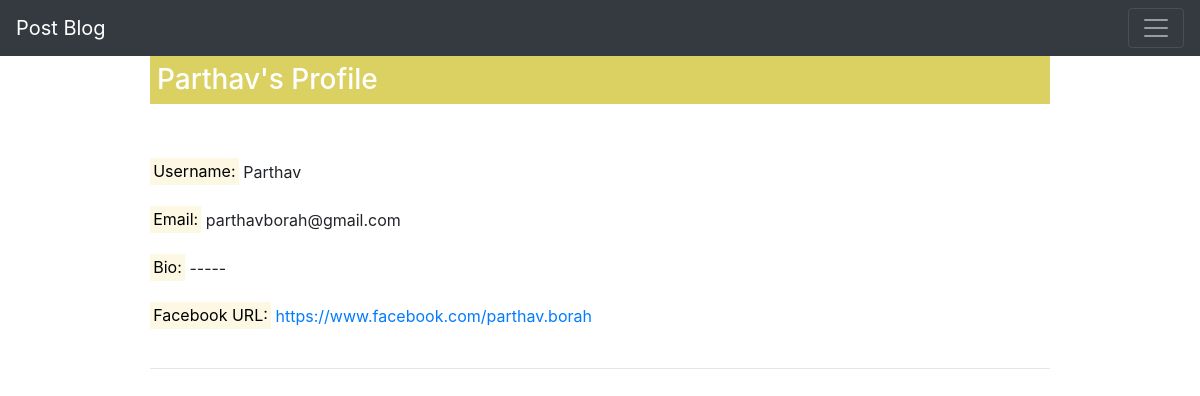
Screenshot of /index/profile/Parthav (signed in) with the database file from the repository.
### register.py (models this page shows, shortened)
class reg(dbreg.Model, UserMixin):
	id=dbreg.Column(dbreg.Integer, primary_key=True)
	username=dbreg.Column(dbreg.String(50), nullable=False)
	email=dbreg.Column(dbreg.String(40), nullable=False)
	password=dbreg.Column(dbreg.String(100), nullable=False)
	fburl=dbreg.Column(dbreg.String(30), nullable=True)
	secques=dbreg.Column(dbreg.String(30), nullable=True)
	bio=dbreg.Column(dbreg.String(30), nullable=True)
	profilepic=dbreg.Column(dbreg.String(30), nullable=True)
	date=dbreg.Column(dbreg.DateTime, nullable=False, default=datetime.utcnow)

### register.py (the view)
@app.route('/index/profile/<string:usrname>')
def profile(usrname):
	if current_user.is_authenticated:
		data=reg.query.filter_by(username=usrname).all()
		return render_template('profile.html', datas=data)
	else:
		return redirect(url_for('index'))

### register.py (called while the page is built)
@login_manager.user_loader
def load_user(id):
	return reg.query.get(id)

### templates/profile.html (shortened to what this page needs)
{% extends 'base.html' %}
{% block body %}
<nav class="navbar navbar-dark bg-dark">
  <a class="navbar-brand" href="/index">Post Blog</a>
  <button class="navbar-toggler" type="button" data-toggle="collapse" data-target="#navbarsExample01" aria-controls="navbarsExample01" aria-expanded="false" aria-label="Toggle navigation">
    <span class="navbar-toggler-icon"></span>
  </button>
</nav>
<div style="width: 75%; margin: 0px auto;">
{% for data in datas %}
	{% if current_user.username == data.username %}
		<p class="h3" style="background: #dbd163; color: white; padding: 7px;"> Your Profile</p><br/>
	{% else %}
		<p class="h3" style="background: #dbd163; color: white; padding: 7px;"> {{ data.username }}'s Profile</p><br/><br/>
	{% endif %}
	<mark>Username:</mark> {{ data.username }}<br/><br/>
	<mark>Email:</mark> {{ data.email }}<br/><br/>
	{% if data.bio %}
		<mark>Bio:</mark> {{ data.bio }}<br/><br/>
	{% else %}
		<mark>Bio:</mark> -----<br/><br/>
	{% endif %}
	{% if data.fburl %}
		<mark>Facebook URL:</mark> <a href="{{ data.fburl }}">{{ data.fburl }}</a><br/><br/>
	{% else %}
		<mark>Facebook URL:</mark> -----<br/><br/>
	{% endif %}
	<hr>
{% endfor %}
</div>
{% endblock %}

### templates/profile.html (style rules this page uses)
body { font-size: calc(10px + 0.5vw); }

### rows the page displays
reg: username "Parthav", email "parthavborah@gmail.com", shows "Bio:", fburl "https://www.facebook.com/parthav.borah"
